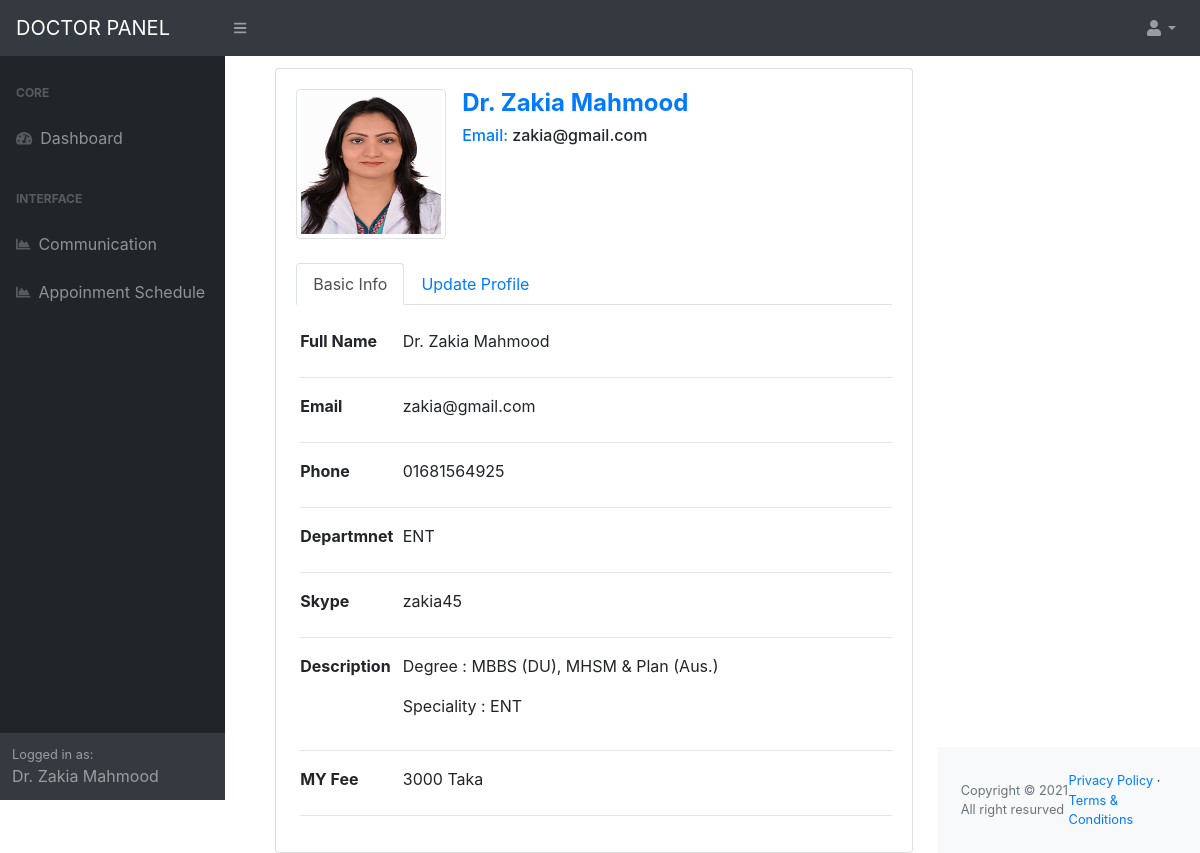
Screenshot of /admin/profile.php (signed in) with the database file from the repository.
### tables this page shows
CREATE TABLE `our_doctor_table` (
  `od_id` int(11) NOT NULL,
  `dept_id` int(11) NOT NULL,
  `od_name` varchar(300) NOT NULL,
  `od_email` varchar(300) NOT NULL,
  `od_dept` varchar(300) NOT NULL,
  `od_image` varchar(300) NOT NULL,
  `od_skype` varchar(200) NOT NULL,
  `od_phone` varchar(200) NOT NULL,
  `od_desc` text NOT NULL,
  `od_pass` varchar(300) NOT NULL,
  `od_fee` int(11) NOT NULL,
  `od_valid` varchar(300) NOT NULL
);

CREATE TABLE `dept_table` (
  `dept_id` int(11) NOT NULL,
  `dept_name` varchar(300) NOT NULL
);

### library/db.php (called while the page is built, shortened)
<?php
class DBconnection{
	public function connectDataBase(){
		$this->con = new mysqli('localhost', 'root', '','doctor_db');
	}
}
?>

### library/SessionClass.php (called while the page is built, shortened)
<?php
    class  Session{
        public static function get($key){
            if (isset($_SESSION[$key])) {
                return $_SESSION[$key];
            } else {
                return false;
            }
        }
    }
?>

### library/Selectclass.php (called while the page is built, shortened)
<?php
include_once 'db.php';
class Selectclass extends DBconnection{
	public function selects($query){
		$result = $this->con->query($query) or die($this->con->error.__LINE__);
		if($result){
			return $result;
		} else {
			return false;
		}
	}
	public function selectallId($var,$varid,$id){
		$query = "SELECT * FROM $var WHERE $varid = $id ";
		$result = self::selects($query);
		return $result;
	}
	public function Doctorprofileview($id){
		$query = "SELECT * FROM our_doctor_table LEFT JOIN dept_table ON our_doctor_table.dept_id = dept_table.dept_id WHERE od_id = $id";
		$result = self::selects($query);
		return $result;
	}
}
 ?>

### admin/profile.php (the view, shortened to what this page needs)
<?php include_once 'header.php'; ?>
    <section class="breadcrumb_part breadcrumb_bg">
        <div class="container">
            <div class="row">
                <div class="col-lg-12">
                    <div class="breadcrumb_iner">
                        <div class="breadcrumb_iner_item">
                            <h2>Doctor profile</h2>
                        </div>
                    </div>
                </div>
            </div>
        </div>
    </section>
<div style="margin-left: 100px;" class="container">
        <div class="row">
            <div class="col-12">
                <div class="card">
                    <div class="card-body">
                        <div class="card-title mb-4">
                            <div class="d-flex justify-content-start">
                              <?php
                                       $viewdoctor = $sc->selectallId('our_doctor_table','od_id',$drid);
                        while ($row = $viewdoctor->fetch_assoc()) {
                               ?>
                                <div class="image-container">
                                </div>
                                <div class="userData ml-3">
                                    <h2 class="d-block" style="font-size: 1.5rem; font-weight: bold"><a href="#"><?php echo $row['od_name'];?></a></h2>
                                    <h6 class="d-block"><a href="#">Email:</a> <?php echo $row['od_email'];?></h6>
                                </div>
                                    <?php } ?>
                            </div>
                        </div>
                        <div class="row">
                            <div class="col-12">
                                <ul class="nav nav-tabs mb-4" id="myTab" role="tablist">
                                    <li class="nav-item">
                                        <a class="nav-link active" id="basicInfo-tab" data-toggle="tab" href="#basicInfo" role="tab" aria-controls="basicInfo" aria-selected="true">Basic Info</a>
                                    </li>
                                    <li class="nav-item">
                                        <a class="nav-link" id="connectedServices-tab" data-toggle="tab" href="#connectedServices" role="tab" aria-controls="connectedServices" aria-selected="false">Update Profile</a>
                                    </li>
                                </ul>
                                <div class="tab-content ml-1" id="myTabContent">
                                    <div class="tab-pane fade show active" id="basicInfo" role="tabpanel" aria-labelledby="basicInfo-tab">
                                                      <?php
                    $viewdoctor = $sc->Doctorprofileview($drid);
                    if ($viewdoctor) {
                        while ($row = $viewdoctor->fetch_assoc()) {
                ?>
                                        <div class="row">
                                            <div class="col-sm-3 col-md-2 col-5">
                                                <label style="font-weight:bold;">Full Name</label>
                                            </div>
                                            <div class="col-md-8 col-6">
                                                <?php echo $row['od_name'];?>
                                            </div>
                                        </div>
                                        <hr />
                                        <div class="row">
                                            <div class="col-sm-3 col-md-2 col-5">
                                                <label style="font-weight:bold;">Email</label>
                                            </div>
                                            <div class="col-md-8 col-6">
                                                <?php echo $row['od_email'];?>
                                            </div>
                                        </div>
                                        <hr />
                                        <div class="row">
                                            <div class="col-sm-3 col-md-2 col-5">
                                                <label style="font-weight:bold;">Phone</label>
                                            </div>
                                            <div class="col-md-8 col-6">
                                                <?php echo $row['od_phone'];?>
                                            </div>
                                        </div>
                                        <hr />
                                        <div class="row">
                                            <div class="col-sm-3 col-md-2 col-5">
                                                <label style="font-weight:bold;">Departmnet</label>
                                            </div>
                                            <div class="col-md-8 col-6">
                                                <?php echo $row['dept_name'];?>
                                            </div>
                                        </div>
                                        <hr />
                                        <div class="row">
                                            <div class="col-sm-3 col-md-2 col-5">
                                                <label style="font-weight:bold;">Skype</label>
                                            </div>
                                            <div class="col-md-8 col-6">
                                                <?php echo $row['od_skype'];?>
                                            </div>
                                        </div>
                                        <hr />
                                        <div class="row">
                                            <div class="col-sm-3 col-md-2 col-5">
                                                <label style="font-weight:bold;">Description</label>
                                            </div>
                                            <div class="col-md-8 col-6">
                                                <?php echo $row['od_desc'];?>
                                            </div>
                                        </div>
                                        <hr />
                                        <div class="row">
                                            <div class="col-sm-3 col-md-2 col-5">
                                                <label style="font-weight:bold;">MY Fee</label>
                                            </div>
                                            <div class="col-md-8 col-6">
                                                <?php echo $row['od_fee'];?> Taka
                                            </div>
                                        </div>
                                        <hr />
                                    </div>
                                <?php
                                 $viewdoctor = $sc->selectallId('our_doctor_table','od_id',$drid);
                                 ?>
                                </div>
                            </div>
                        </div>
                    </div>
                </div>
            </div>
        </div>
    </div>
     <?php }} include_once 'footer.php'; ?>

### admin/profile.php (style rules this page uses)
body { padding-top: 68px; padding-bottom: 50px; }
.image-container { position: relative; }

### rows the page displays
our_doctor_table: od_name "Dr. Zakia Mahmood", od_email "zakia@gmail.com", od_phone "01681564925", dept.dept_name "ENT", od_skype "zakia45", od_desc "Degree : MBBS (DU), MHSM & Plan (Aus.) Speciality : ENT", od_fee "3000"

### other values shown
Session::get('od_name') "Dr. Zakia Mahmood"
